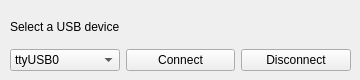
    <widget class="QWidget" name="config_tab">
     <attribute name="title">
      <string>Connect</string>
     </attribute>
     <widget class="QWidget" name="gridLayoutWidget_8">
      <property name="geometry">
       <rect>
        <x>10</x>
        <y>10</y>
        <width>341</width>
        <height>61</height>
       </rect>
      </property>
      <layout class="QGridLayout" name="gridLayout_8">
       <item row="0" column="0" colspan="2">
        <widget class="QLabel" name="label_45">
         <property name="text">
          <string>Select a USB device</string>
         </property>
        </widget>
       </item>
       <item row="1" column="0">
        <widget class="QComboBox" name="device_select">
         <item>
          <property name="text">
           <string>ttyUSB0</string>
          </property>
         </item>
         <item>
          <property name="text">
           <string>ttyUSB1</string>
          </property>
         </item>
         <item>
          <property name="text">
           <string>ttyUSB2</string>
          </property>
         </item>
         <item>
          <property name="text">
           <string>ttyUSB3</string>
          </property>
         </item>
        </widget>
       </item>
       <item row="1" column="1">
        <widget class="QPushButton" name="connect_button">
         <property name="text">
          <string>Connect</string>
         </property>
        </widget>
       </item>
       <item row="1" column="2">
        <widget class="QPushButton" name="disconnect_button">
         <property name="text">
          <string>Disconnect</string>
         </property>
        </widget>
       </item>
      </layout>
     </widget>
    </widget>
